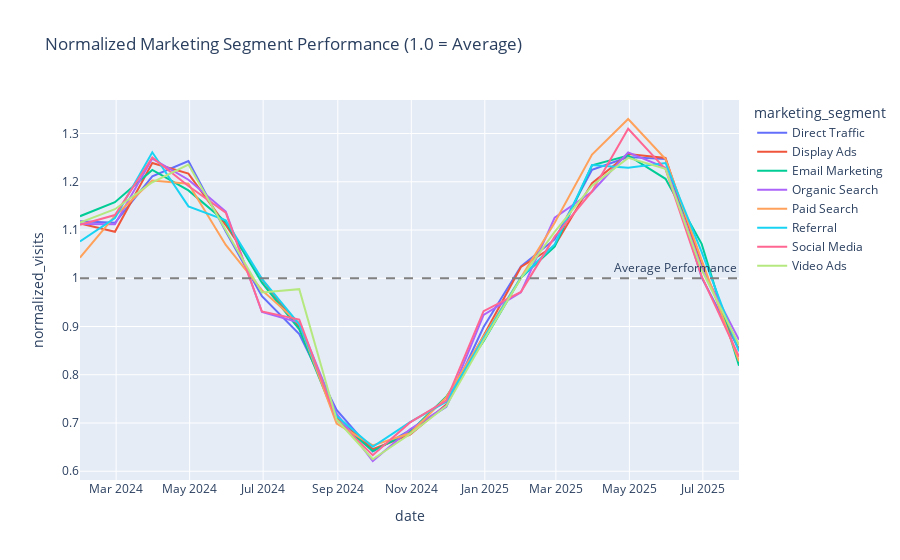

Write notebook code for a chart like this one.
### Code cell
# Normalize each segment to show relative performance
pivot_df_normalized = pivot_df.div(pivot_df.mean()).fillna(0)

# Melt back to long format
normalized_df = pivot_df_normalized.reset_index().melt(
    id_vars='date', 
    var_name='marketing_segment', 
    value_name='normalized_visits'
)

# Create overlay plot
fig = px.line(
    normalized_df,
    x='date',
    y='normalized_visits',
    color='marketing_segment',
    title="Normalized Marketing Segment Performance (1.0 = Average)"
)

fig.add_hline(y=1.0, line_dash="dash", line_color="gray", 
              annotation_text="Average Performance")

### Figure 1 — Plotly figure (JSON) as saved in the notebook; plotly's stock layout.template omitted (floating-point values rounded to 4 significant figures)
{"data": [{"hovertemplate": "marketing_segment=Direct Traffic<br>date=%{x}<br>normalized_visits=%{y}<extra></extra>", "legendgroup": "Direct Traffic", "line": {"color": "#636efa", "dash": "solid"}, "marker": {"symbol": "circle"}, "mode": "lines", "name": "Direct Traffic", "orientation": "v", "showlegend": true, "type": "scatter", "x": ["2024-01-31T00:00:00", "2024-02-29T00:00:00", "2024-03-31T00:00:00", "2024-04-30T00:00:00", "2024-05-31T00:00:00", "2024-06-30T00:00:00", "2024-07-31T00:00:00", "2024-08-31T00:00:00", "2024-09-30T00:00:00", "2024-10-31T00:00:00", "2024-11-30T00:00:00", "2024-12-31T00:00:00", "2025-01-31T00:00:00", "2025-02-28T00:00:00", "2025-03-31T00:00:00", "2025-04-30T00:00:00", "2025-05-31T00:00:00", "2025-06-30T00:00:00", "2025-07-31T00:00:00"], "xaxis": "x", "y": [1.118, 1.115, 1.211, 1.243, 1.097, 0.963, 0.8842, 0.7271, 0.6409, 0.6853, 0.7336, 0.899, 1.025, 1.081, 1.225, 1.251, 1.247, 1.002, 0.852], "yaxis": "y"}, {"hovertemplate": "marketing_segment=Display Ads<br>date=%{x}<br>normalized_visits=%{y}<extra></extra>", "legendgroup": "Display Ads", "line": {"color": "#EF553B", "dash": "solid"}, "marker": {"symbol": "circle"}, "mode": "lines", "name": "Display Ads", "orientation": "v", "showlegend": true, "type": "scatter", "x": ["2024-01-31T00:00:00", "2024-02-29T00:00:00", "2024-03-31T00:00:00", "2024-04-30T00:00:00", "2024-05-31T00:00:00", "2024-06-30T00:00:00", "2024-07-31T00:00:00", "2024-08-31T00:00:00", "2024-09-30T00:00:00", "2024-10-31T00:00:00", "2024-11-30T00:00:00", "2024-12-31T00:00:00", "2025-01-31T00:00:00", "2025-02-28T00:00:00", "2025-03-31T00:00:00", "2025-04-30T00:00:00", "2025-05-31T00:00:00", "2025-06-30T00:00:00", "2025-07-31T00:00:00"], "xaxis": "x", "y": [1.114, 1.096, 1.239, 1.217, 1.11, 0.9979, 0.8982, 0.7128, 0.6456, 0.6757, 0.7383, 0.8809, 1.023, 1.067, 1.197, 1.258, 1.249, 1.027, 0.8519], "yaxis": "y"}, {"hovertemplate": "marketing_segment=Email Marketing<br>date=%{x}<br>normalized_visits=%{y}<extra></extra>", "legendgroup": "Email Marketing", "line": {"color": "#00cc96", "dash": "solid"}, "marker": {"symbol": "circle"}, "mode": "lines", "name": "Email Marketing", "orientation": "v", "showlegend": true, "type": "scatter", "x": ["2024-01-31T00:00:00", "2024-02-29T00:00:00", "2024-03-31T00:00:00", "2024-04-30T00:00:00", "2024-05-31T00:00:00", "2024-06-30T00:00:00", "2024-07-31T00:00:00", "2024-08-31T00:00:00", "2024-09-30T00:00:00", "2024-10-31T00:00:00", "2024-11-30T00:00:00", "2024-12-31T00:00:00", "2025-01-31T00:00:00", "2025-02-28T00:00:00", "2025-03-31T00:00:00", "2025-04-30T00:00:00", "2025-05-31T00:00:00", "2025-06-30T00:00:00", "2025-07-31T00:00:00"], "xaxis": "x", "y": [1.129, 1.158, 1.225, 1.182, 1.117, 0.9908, 0.894, 0.7061, 0.6418, 0.6817, 0.7545, 0.8696, 1.001, 1.066, 1.234, 1.255, 1.206, 1.071, 0.8187], "yaxis": "y"}, {"hovertemplate": "marketing_segment=Organic Search<br>date=%{x}<br>normalized_visits=%{y}<extra></extra>", "legendgroup": "Organic Search", "line": {"color": "#ab63fa", "dash": "solid"}, "marker": {"symbol": "circle"}, "mode": "lines", "name": "Organic Search", "orientation": "v", "showlegend": true, "type": "scatter", "x": ["2024-01-31T00:00:00", "2024-02-29T00:00:00", "2024-03-31T00:00:00", "2024-04-30T00:00:00", "2024-05-31T00:00:00", "2024-06-30T00:00:00", "2024-07-31T00:00:00", "2024-08-31T00:00:00", "2024-09-30T00:00:00", "2024-10-31T00:00:00", "2024-11-30T00:00:00", "2024-12-31T00:00:00", "2025-01-31T00:00:00", "2025-02-28T00:00:00", "2025-03-31T00:00:00", "2025-04-30T00:00:00", "2025-05-31T00:00:00", "2025-06-30T00:00:00", "2025-07-31T00:00:00"], "xaxis": "x", "y": [1.112, 1.112, 1.248, 1.204, 1.138, 0.9301, 0.908, 0.7193, 0.6212, 0.687, 0.735, 0.9239, 0.9708, 1.126, 1.179, 1.261, 1.229, 1.022, 0.8724], "yaxis": "y"}, {"hovertemplate": "marketing_segment=Paid Search<br>date=%{x}<br>normalized_visits=%{y}<extra></extra>", "legendgroup": "Paid Search", "line": {"color": "#FFA15A", "dash": "solid"}, "marker": {"symbol": "circle"}, "mode": "lines", "name": "Paid Search", "orientation": "v", "showlegend": true, "type": "scatter", "x": ["2024-01-31T00:00:00", "2024-02-29T00:00:00", "2024-03-31T00:00:00", "2024-04-30T00:00:00", "2024-05-31T00:00:00", "2024-06-30T00:00:00", "2024-07-31T00:00:00", "2024-08-31T00:00:00", "2024-09-30T00:00:00", "2024-10-31T00:00:00", "2024-11-30T00:00:00", "2024-12-31T00:00:00", "2025-01-31T00:00:00", "2025-02-28T00:00:00", "2025-03-31T00:00:00", "2025-04-30T00:00:00", "2025-05-31T00:00:00", "2025-06-30T00:00:00", "2025-07-31T00:00:00"], "xaxis": "x", "y": [1.043, 1.129, 1.203, 1.196, 1.069, 0.9754, 0.9065, 0.6987, 0.6534, 0.6786, 0.753, 0.8791, 1.001, 1.115, 1.256, 1.33, 1.247, 1.038, 0.8278], "yaxis": "y"}, {"hovertemplate": "marketing_segment=Referral<br>date=%{x}<br>normalized_visits=%{y}<extra></extra>", "legendgroup": "Referral", "line": {"color": "#19d3f3", "dash": "solid"}, "marker": {"symbol": "circle"}, "mode": "lines", "name": "Referral", "orientation": "v", "showlegend": true, "type": "scatter", "x": ["2024-01-31T00:00:00", "2024-02-29T00:00:00", "2024-03-31T00:00:00", "2024-04-30T00:00:00", "2024-05-31T00:00:00", "2024-06-30T00:00:00", "2024-07-31T00:00:00", "2024-08-31T00:00:00", "2024-09-30T00:00:00", "2024-10-31T00:00:00", "2024-11-30T00:00:00", "2024-12-31T00:00:00", "2025-01-31T00:00:00", "2025-02-28T00:00:00", "2025-03-31T00:00:00", "2025-04-30T00:00:00", "2025-05-31T00:00:00", "2025-06-30T00:00:00", "2025-07-31T00:00:00"], "xaxis": "x", "y": [1.076, 1.125, 1.261, 1.149, 1.12, 0.9988, 0.9047, 0.7143, 0.6507, 0.7019, 0.7441, 0.8756, 1.002, 1.07, 1.235, 1.229, 1.239, 1.055, 0.8486], "yaxis": "y"}, {"hovertemplate": "marketing_segment=Social Media<br>date=%{x}<br>normalized_visits=%{y}<extra></extra>", "legendgroup": "Social Media", "line": {"color": "#FF6692", "dash": "solid"}, "marker": {"symbol": "circle"}, "mode": "lines", "name": "Social Media", "orientation": "v", "showlegend": true, "type": "scatter", "x": ["2024-01-31T00:00:00", "2024-02-29T00:00:00", "2024-03-31T00:00:00", "2024-04-30T00:00:00", "2024-05-31T00:00:00", "2024-06-30T00:00:00", "2024-07-31T00:00:00", "2024-08-31T00:00:00", "2024-09-30T00:00:00", "2024-10-31T00:00:00", "2024-11-30T00:00:00", "2024-12-31T00:00:00", "2025-01-31T00:00:00", "2025-02-28T00:00:00", "2025-03-31T00:00:00", "2025-04-30T00:00:00", "2025-05-31T00:00:00", "2025-06-30T00:00:00", "2025-07-31T00:00:00"], "xaxis": "x", "y": [1.111, 1.131, 1.25, 1.191, 1.136, 0.9311, 0.9143, 0.7062, 0.6333, 0.7012, 0.7464, 0.9318, 0.9718, 1.086, 1.18, 1.31, 1.226, 1.004, 0.8375], "yaxis": "y"}, {"hovertemplate": "marketing_segment=Video Ads<br>date=%{x}<br>normalized_visits=%{y}<extra></extra>", "legendgroup": "Video Ads", "line": {"color": "#B6E880", "dash": "solid"}, "marker": {"symbol": "circle"}, "mode": "lines", "name": "Video Ads", "orientation": "v", "showlegend": true, "type": "scatter", "x": ["2024-01-31T00:00:00", "2024-02-29T00:00:00", "2024-03-31T00:00:00", "2024-04-30T00:00:00", "2024-05-31T00:00:00", "2024-06-30T00:00:00", "2024-07-31T00:00:00", "2024-08-31T00:00:00", "2024-09-30T00:00:00", "2024-10-31T00:00:00", "2024-11-30T00:00:00", "2024-12-31T00:00:00", "2025-01-31T00:00:00", "2025-02-28T00:00:00", "2025-03-31T00:00:00", "2025-04-30T00:00:00", "2025-05-31T00:00:00", "2025-06-30T00:00:00", "2025-07-31T00:00:00"], "xaxis": "x", "y": [1.115, 1.143, 1.199, 1.236, 1.1, 0.9704, 0.9774, 0.7069, 0.6248, 0.6772, 0.7348, 0.8709, 1.0, 1.096, 1.192, 1.25, 1.227, 1.018, 0.8622], "yaxis": "y"}], "layout": {"annotations": [{"showarrow": false, "text": "Average Performance", "x": 1, "xanchor": "right", "xref": "x domain", "y": 1, "yanchor": "bottom", "yref": "y"}], "legend": {"title": {"text": "marketing_segment"}, "tracegroupgap": 0}, "shapes": [{"line": {"color": "gray", "dash": "dash"}, "type": "line", "x0": 0, "x1": 1, "xref": "x domain", "y0": 1, "y1": 1, "yref": "y"}], "title": {"text": "Normalized Marketing Segment Performance (1.0 = Average)"}, "xaxis": {"anchor": "y", "domain": [0, 1], "title": {"text": "date"}}, "yaxis": {"anchor": "x", "domain": [0, 1], "title": {"text": "normalized_visits"}}}}
